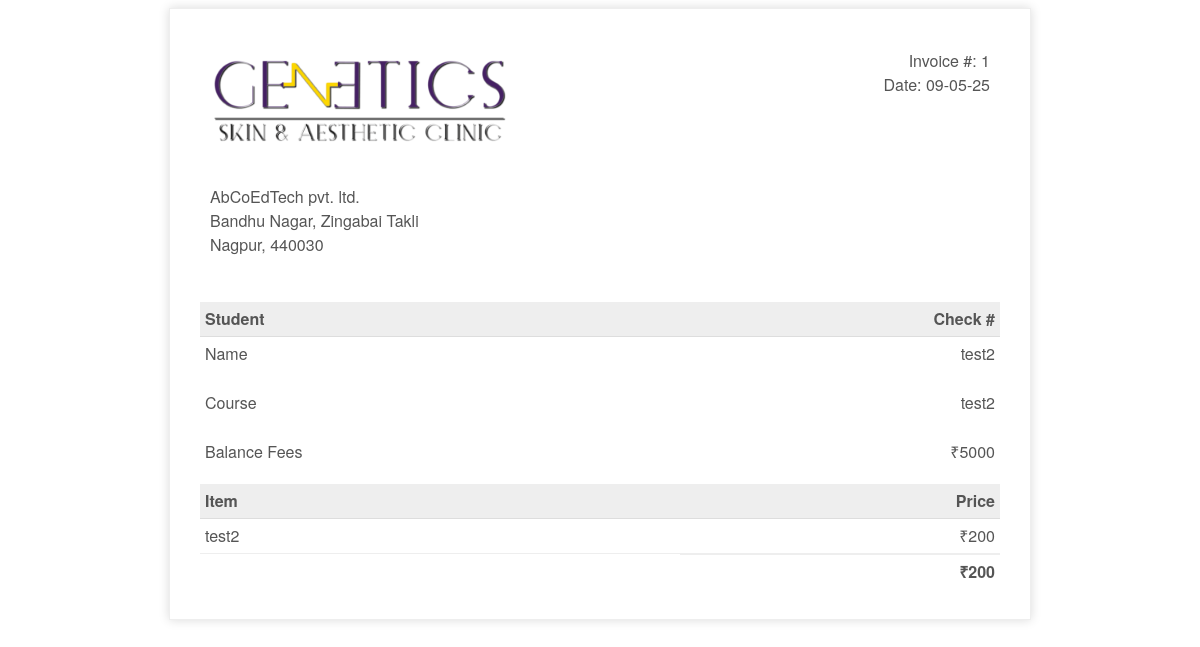
Page /admin/reciept.php?id=1 on the committed database.
### tables this page shows
CREATE TABLE `transaction_history` (
  `id` int(11) NOT NULL,
  `student_id` varchar(255) NOT NULL,
  `name` varchar(25) NOT NULL,
  `amount` mediumint(9) NOT NULL,
  `reason` varchar(25) NOT NULL,
  `date` date NOT NULL
);

CREATE TABLE `student` (
  `id` int(11) NOT NULL,
  `course` varchar(255) NOT NULL,
  `name` varchar(255) NOT NULL,
  `age` int(11) NOT NULL,
  `phone` varchar(15) NOT NULL,
  `email` varchar(255) NOT NULL,
  `address` text NOT NULL,
  `education` varchar(255) NOT NULL,
  `fee` int(11) NOT NULL DEFAULT 0,
  `total_fee` int(11) NOT NULL
);

### admin/connect/db.php (called while the page is built)
<?php
class connect{
    public $servername = "localhost";
    private $username = "root";
    private $password = "";
    private $dbname = "dermatics";
    public function dbconnect()
	{
		$db=mysqli_connect($this->servername,$this->username,$this->password,$this->dbname);
		return $db;
	}
}
?>

### admin/connect/fun.php (called while the page is built, shortened)
<?php
class fun
{
    private $db;
    function __construct($con)
    {
        $this->db = $con;
    }
    public function getTransactionWithId($id)
    {
        $fetch = "SELECT * FROM transaction_history where id ='" . $id . "';";
        $result = mysqli_query($this->db, $fetch);
        return $result;
    }
    public function getStudentByID($id){
        $sql = "SELECT * FROM `student` WHERE `id` = '$id'";
        $fetch = mysqli_query($this->db, $sql);
        return $fetch;
    }
}
?>

### admin/reciept.php (the view, shortened to what this page needs)
<?php
    include "connect/db.php";
    include "connect/fun.php";
    $connect = new connect();
    $fun = new fun($connect->dbconnect());
    if(isset($_GET['id'])){
        $fetch = $fun->getTransactionWithId($_GET['id']);
        if(mysqli_num_rows($fetch)>0){
            $transaction = mysqli_fetch_assoc($fetch);
        }
        else{
            $transaction = null;
        }
    }
    else{
        header("Location: transaction_history.php");
    }
    if($transaction != null){
        $id = $transaction['student_id'];
            $fetch = $fun->getStudentByID($id);
        $result = mysqli_fetch_assoc($fetch);
?>
<!DOCTYPE html>
<html lang="en">
	<head>
	</head>
	<body>
		<div class="invoice-box">
			<table>
				<tr class="top">
					<td colspan="2">
						<table>
							<tr>
								<td class="title">
									<img src="../assets/img/logo.png" alt="Company logo" style="width: 100%; max-width: 300px" />
								</td>
								<td>
									Invoice #: <?php echo $transaction['id']?><br />
									Date: <?php echo date('d')."-".date('m')."-".date("y")?><br />
								</td>
							</tr>
						</table>
					</td>
				</tr>
				<tr class="information">
					<td colspan="2">
						<table>
							<tr>
								<td>
									AbCoEdTech pvt. ltd.<br />
									Bandhu Nagar, Zingabai Takli<br />
									Nagpur, 440030
								</td>
							</tr>
						</table>
					</td>
				</tr>
				<tr class="heading">
					<td><?php echo "Student"?></td>
					<td>Check #</td>
				</tr>
				<tr class="details">
					<td>Name</td>
					<td><?php echo $result['name']?></td>
				</tr>
                <tr class="details">
					<td>Course</td>
					<td><?php echo $result['course']?></td>
				</tr>
                <tr class="details">
					<td>Balance Fees</td>
					<td><?php echo "₹".$result['fee']?></td>
				</tr>
				<tr class="heading">
					<td>Item</td>
					<td>Price</td>
				</tr>
				<tr class="item">
					<td><?php echo $transaction['reason']?></td>
					<td><?php echo "₹".$transaction['amount']?></td>
				</tr>
				<tr class="total">
					<td></td>
					<td><?php echo "₹".$transaction['amount']?></td>
				</tr>
			</table>
		</div>
	</body>
</html>
<?php
    }
?>

### admin/reciept.php (style rules this page uses)
body { font-family: 'Helvetica Neue', 'Helvetica', Helvetica, Arial, sans-serif; text-align: center; color: #777; }
.invoice-box { max-width: 800px; margin: auto; padding: 30px; border: 1px solid #eee; box-shadow: 0 0 10px rgba(0, 0, 0, 0.15); font-size: 16px; line-height: 24px; font-family: 'Helvetica Neue', 'Helvetica', Helvetica, Arial, sans-serif; color: #555; }
.invoice-box table { width: 100%; line-height: inherit; text-align: left; border-collapse: collapse; }
.invoice-box table td { padding: 5px; vertical-align: top; }
.invoice-box table tr td:nth-child(2) { text-align: right; }
.invoice-box table tr.top table td { padding-bottom: 20px; }
.invoice-box table tr.top table td.title { font-size: 45px; line-height: 45px; color: #333; }
.invoice-box table tr.information table td { padding-bottom: 40px; }
.invoice-box table tr.heading td { background: #eee; border-bottom: 1px solid #ddd; font-weight: bold; }
.invoice-box table tr.details td { padding-bottom: 20px; }
.invoice-box table tr.item td { border-bottom: 1px solid #eee; }
.invoice-box table tr.total td:nth-child(2) { border-top: 2px solid #eee; font-weight: bold; }
img { -webkit-filter: drop-shadow(1px 1px 0 black) drop-shadow(-1px -1px 0 white); filter:drop-shadow(1px 1px 0 black) drop-shadow(-1px -1px 0 white); }

### rows in the picture
transaction_history: id "1", reason "test2", amount "200"
student: name "test2", course "test2", fee "5000"
